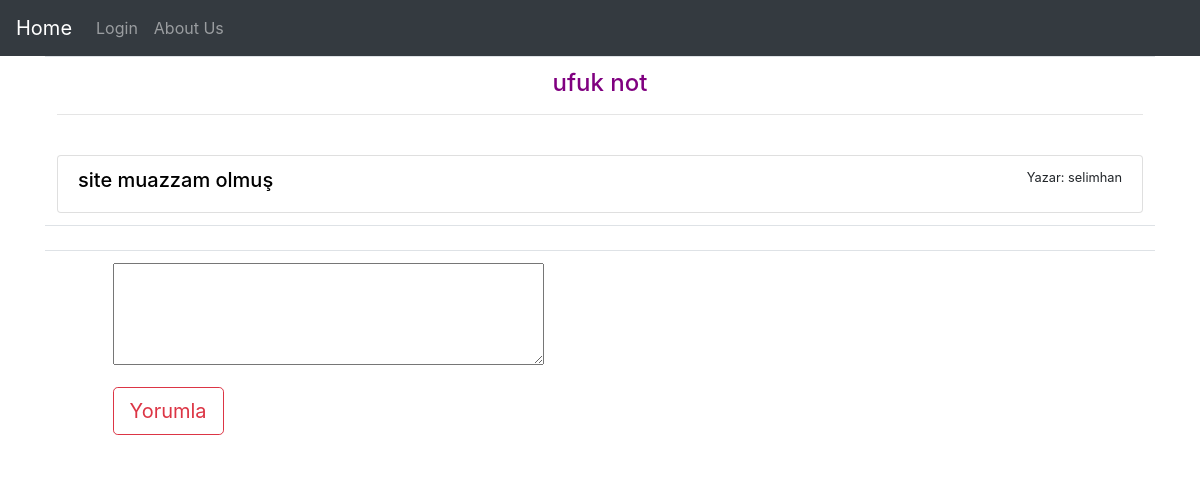
/profile/2, run on an earlier commit of the app's database.
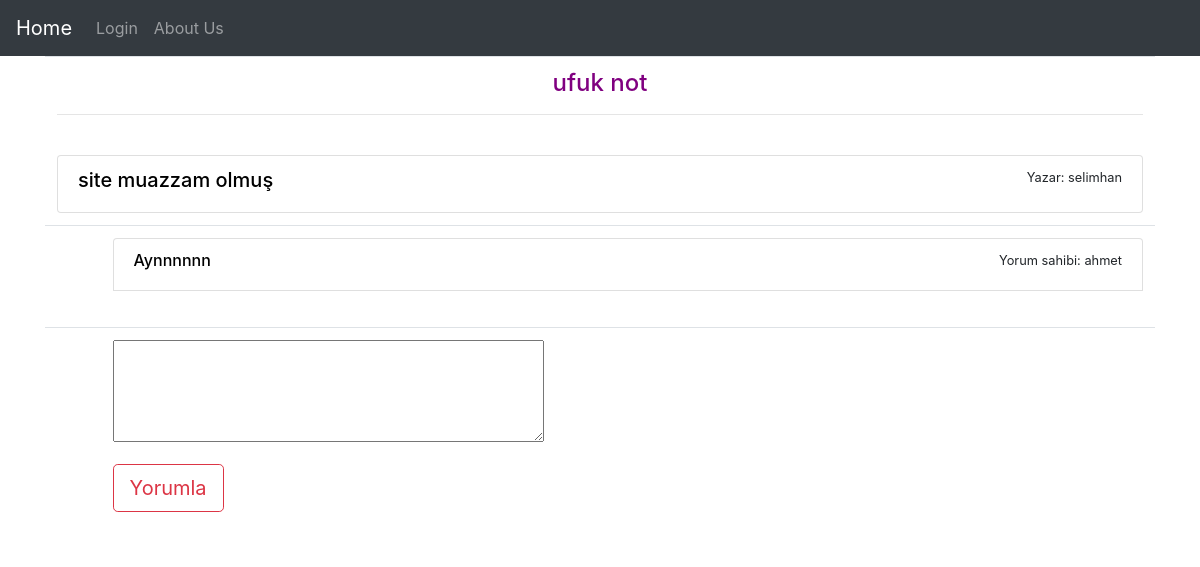
And on a later commit of the database.
### app/models.py (models this page shows, shortened)
class Comment(models.Model):
    text = models.TextField()
    author = models.ForeignKey(User, on_delete=models.CASCADE)
    post = models.ForeignKey(Post, on_delete=models.CASCADE)
    class Meta:
        db_table = "t_comment"

### app/views.py (the view, shortened to what this page needs)
# urls.py: path('profile/<int:id>', article_detail),
def article_detail(request, id):
    post = Post.objects.get(id=id)
    context = {
        "makale": post
    }
    return render(request, "article.html", context)

### templates/article.html (shortened to what this page needs)
{% extends 'index.html' %}
{% block appbody%}
<table align="center" class="table" border="0" width=100%>
    <tr>
        <td colspan="2">
            <h4 class="purpletext text-center">{{makale.title}}</h4>
    <hr><br>
    <div class="list-group">
        <div class="list-group-item d-flex justify-content-between">
            <h5 class="blacktext text-left">{{makale.content}}</h5>
            <small>Yazar: {{makale.author}}</small>
        </div>
    </div>
        </td>
    </tr>
    <tr>
        <td></td>
        <td>
            <span>
                <div class="list-group">
                    {% for comment in makale.comment_set.all %}
                    <div class="list-group-item d-flex justify-content-between">
                        <h6 class="blacktext text-left">{{comment.text}}</h6>
                        <small>Yorum sahibi: {{comment.author}}</small>
                    </div>
                    <br>
                    {%endfor%}
                </div>
            </span>
        </td>
    </tr>
    <tr>
        <td></td>
        <td>
            <form action="" method="post">
                <textarea name="yorum" id="" cols="40" rows="4"></textarea>
                <br>
                <button class="btn btn-lg btn-outline-danger my-3" type="submit">Yorumla</button>
            </form>
        </td>
    </tr>
    </table>
{% endblock appbody%}

What changed in the data, as far as the page shows it:
added Comment: text "Aynnnnnn", author "ahmet"
